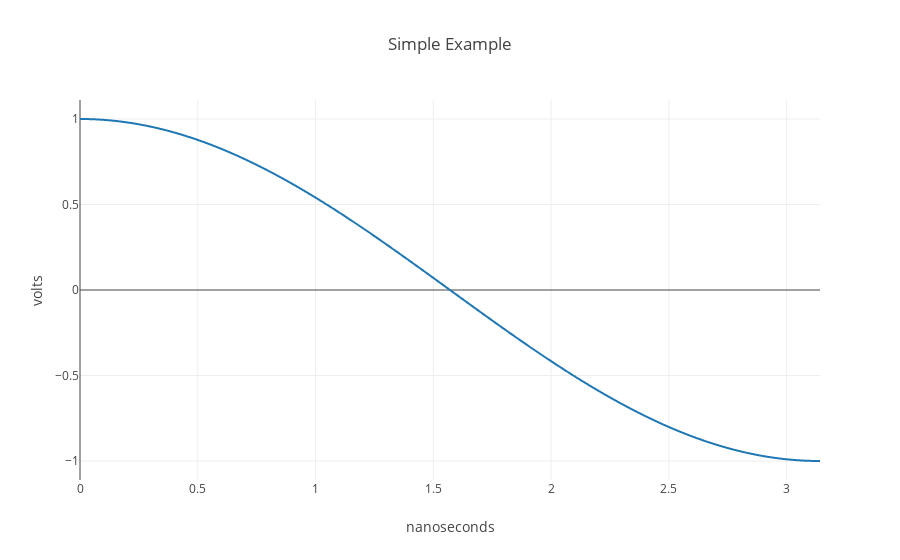

The notebook cell saved with this chart:
### Code cell
x = np.linspace(0, np.pi, 1000)

layout = go.Layout(
    title="Simple Example",
    yaxis=dict(
        title='volts',
    ),
    xaxis=dict(
        title='nanoseconds'
    )
)
data=[
    
]
trace1 = go.Scatter(
    x=x,
    y=np.cos(x),
    mode='lines',
    name='bessel {}'.format(x),
    line=dict(
        shape='spline'
    )
)

data.append(trace1)

fig = go.Figure(data=data, layout=layout)
py.offline.iplot(fig)
#     py.plotly.iplot(fig)
    
# signals = widgets.SelectMultiple(options=list(range(6)), value=(0,), description='Bessel Order')
# freq = widgets.FloatSlider(min=1, max=20,value=1, description='Freq')
# widgets.interactive(update_plot, signals=signals, freq=freq)
